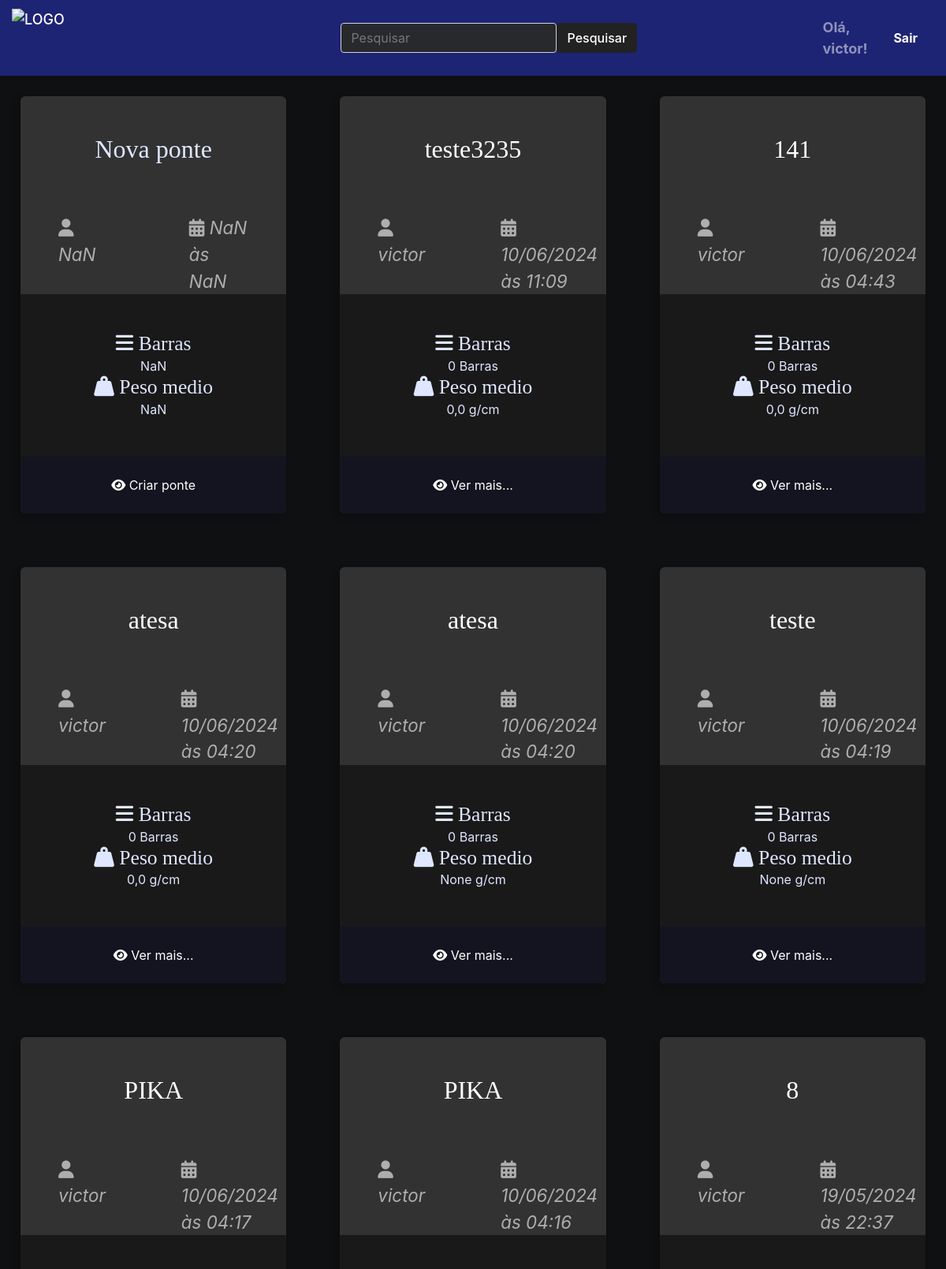
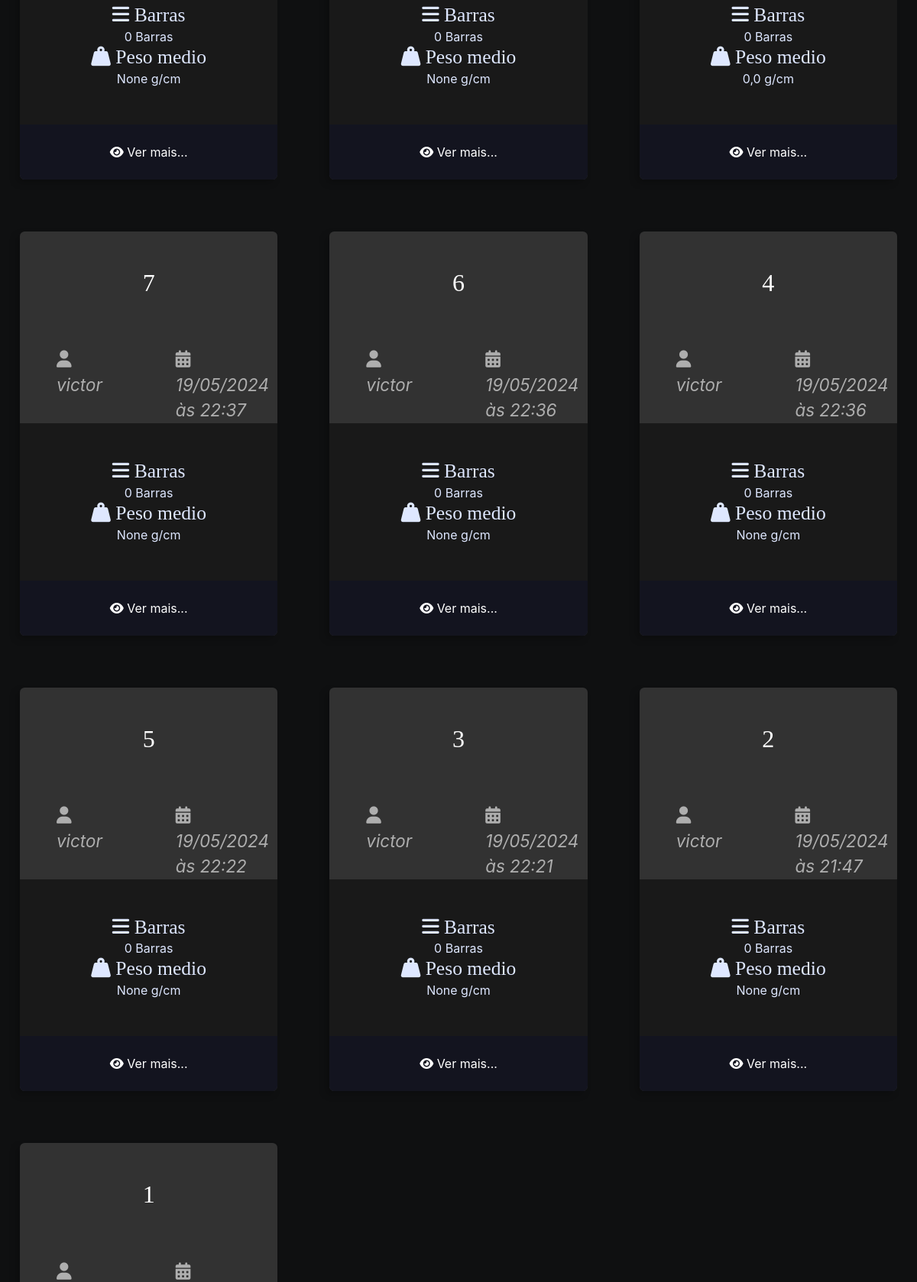
The app's page / (signed in, upper part) with its own data (2 pictures, top to bottom).
### ponte/models.py (models this page shows, shortened)
class Ponte(models.Model):
    autor = models.ForeignKey(User, on_delete=models.CASCADE)
    nome_ponte = models.CharField(max_length=50)
    peso_linear = models.FloatField(null=True, blank=True)
    peso_metade = models.FloatField(null=True, blank=True)
    slug = models.SlugField(unique=True, blank=True, null=True)
    created_at = models.DateTimeField(auto_now_add=True)
    updated_at = models.DateTimeField(auto_now=True)
    cover = models.ImageField(upload_to='ponte/covers/%Y/%m/%d/', default='', blank=True)

### ponte/views.py (the view)
# urls.py: path('', index, name='index'),
def index(request):
    if request.user.is_authenticated:
        pontes = Ponte.objects.filter(autor=request.user).order_by('-id')
        return render(request, 'ponte/pages/home.html', context={'pontes': pontes})
    else:
        return render(request, 'ponte/pages/homeNL.html')

### ponte/templates/ponte/pages/home.html (shortened to what this page needs)
{% extends 'global/base.html' %}
{% load static %}
{% block content %}
<div class="main-content main-content-list container">
{% include 'ponte/partials/newponte.html' %}
{% for ponte in pontes %}
    {% include 'ponte/partials/pontes.html' %}
{% endfor %}
</div>
{% endblock content %}

### ponte/templates/ponte/partials/navbar1.html (shortened to what this page needs)
{% load static %}
<nav class="navbar navbar-dark bg-primary navbar-expand-lg p-0 w-100">
    <div class="container-fluid">
        <a class="navbar-brand"
            href="{% url 'index' %} ">
            <img src="{% static 'ponte/icons/logomarcacalc.png' %}"
                alt="Logo"
                width="150"
                height="80"
                class="d-inline-block align-text-top"
                style="filter: brightness(1.0)" />
        </a>
        <div class="collapse navbar-collapse"
            id="navbarNavDropdown">
            <ul class="navbar-nav">
                <li class="nav-item">
                </li>
            </ul>
        </div>
        <div class="container-fluid d-flex justify-content-center padding">
            <form class="d-flex">
                <input class="form-control me-2" type="search" placeholder="Pesquisar" aria-label="Pesquisar">
                <button class="btn btn-dark" type="submit">Pesquisar</button>
            </form>
        </div>
        {% if user.is_authenticated %}
        <span class="navbar-text">
            <strong>Olá, {{ user.username }}!</strong>
        </span>
        <form action="{% url 'logout' %}" method="post" class="d-inline">
            <button type="submit" class="btn btn-primary ml-2 mr-2 font-weight-bold" role="button">Sair</button>
        </form>
    {% else %}
        <a href="{% url 'login' %}" class="btn btn-primary ml-2 mr-2 font-weight-bold" role="button">Login</a>
        <a href="{% url 'register' %}" class="btn btn-primary ml-2 mr-2 font-weight-bold" role="button">Registrar</a>
    {% endif %}
    </div>
</nav>

### ponte/templates/ponte/partials/pontes.html
{% load static %}
<div class="ponte ponte-list-item">
    <div class="ponte-title-container">
        <h2 class="ponte-title">
            <a href="{% url 'ponte_detail' username=ponte.autor.username ponte_id=ponte.id %}">
                {{ ponte.nome_ponte }}
            </a>
        </h2>
    </div>
    <div class="ponte-infos">
        <div class="ponte-author">
            <span class="ponte-author-item">
                <i class="fas fa-user"></i>
                {% if ponte.autor.first_name %}
                {{ ponte.autor.first_name }} {{ ponte.autor.last_name }}
                {% else %}
                {{ ponte.autor.username }}
                {% endif %}
            </span>
        </div>
        <div class="ponte-date">
            <span class="ponte-date-item">
                <i class="fas fa-calendar-alt"></i>
                {{ ponte.created_at|date:"d/m/Y" }}<br> às
                {{ ponte.created_at|date:"H:i" }}
            </span>
        </div>
    </div>
    <div class="ponte-meta-container">
        <div class="ponte-meta ponte-barra">
            <h3 class="ponte-meta-title"><i class="fas fa-bars"></i>
                {% if ponte.barras.count == 1 %}
                Barra
                {% else %}
                Barras
                {% endif %}</h3>
            <div class="ponte-meta-text">
                {% if ponte.barras.count == 1 %}
                {{ ponte.barras.count }} Barra
                {% else %}
                {{ ponte.barras.count }} Barras
                {% endif %}
            </div>
        </div>
        <div class="ponte-meta ponte-pmedio">
            <h3 class="ponte-meta-title"><i class="fas fa-weight-hanging"></i> Peso medio</h3>
            <div class="ponte-meta-text">
                {{ ponte.peso_metade }} g/cm
            </div>
        </div>
    </div>
    <footer class="ponte-footer">
        <a class="ponte-read-more button button-dark button-full-width"
            href="{% url 'ponte_detail' username=ponte.autor.username ponte_id=ponte.id %}">
            <i class="fas fa-eye"></i>
            <span>Ver mais...</span>
        </a>
    </footer>
</div>

### ponte/static/ponte/css/ponte.css (style rules this page uses)
.main-content h1, .main-content h2, .main-content h3, .main-content h4, .main-content h5, .main-content h6 { font-family: var(--font-headings); }
.main-content-container .container { max-width: 144rem; margin: 0 auto; padding: var(--spacing-gutter-small); }
.main-content { padding-top: 0; }
.main-content-list { display: grid; grid-template-columns: repeat(auto-fit, minmax(340px, 1fr)); gap: var(--spacing-gutter-medium); }
.ponte { background: var(--color-gray-8); box-shadow: -5px 5px 10px rgba(0, 0, 0, 0.2); transform: scale(1); transition: all 300ms ease-in-out; border-radius: 0.4rem; overflow: hidden; }
.ponte-list-item { max-width: 64rem; margin: 10px; }
.ponte-title-container { display: flex; justify-content: center; align-items: center; padding: var(--spacing-gutter-medium); padding-bottom: 2rem; }
.ponte-title a { color: white; text-decoration: none; }
.ponte-author { padding: 0 var(--spacing-gutter-medium); }
.ponte-date { padding: 0 var(--spacing-gutter-medium); }
.ponte-infos { padding-top: 2rem; display: flex; justify-content: space-between; }
.ponte-author-item { color: var(--color-gray-3); font-style: italic; font-size: 1.4rem; text-align: left }
.ponte-date-item { color: var(--color-gray-3); font-style: italic; font-size: 1.4rem; text-align: right; }
.ponte-meta-container { display: flex; flex-flow: row wrap; padding: var(--spacing-gutter-medium); background: var(--color-gray-9); }
.ponte-meta { display: flex; flex-flow: column nowrap; flex-shrink: 1; flex-grow: 1; text-align: center; }
.ponte-meta-title { font-size: 1.6rem; }
.ponte-footer { margin-top: auto; width: 100%; }
.ponte-footer a { background: var(--color-primary-dark); display: block; color: var(--color-white); text-decoration: none; text-align: center; padding: 1.5rem var(--spacing-gutter-medium); transition: all 300ms ease-in-out; }

### records on screen
Ponte: nome_ponte "teste3235", autor.username "victor", created_at "10/06/2024", created_at "11:09", shows "Barras", barras.count "0", peso_metade "0,0"
Ponte: nome_ponte "141", autor.username "victor", created_at "10/06/2024", created_at "04:43", shows "Barras", barras.count "0", peso_metade "0,0"
Ponte: nome_ponte "atesa", autor.username "victor", created_at "10/06/2024", created_at "04:20", shows "Barras", barras.count "0", peso_metade "0,0"
Ponte: nome_ponte "atesa", autor.username "victor", created_at "10/06/2024", created_at "04:20", shows "Barras", barras.count "0", peso_metade "None"
Ponte: nome_ponte "teste", autor.username "victor", created_at "10/06/2024", created_at "04:19", shows "Barras", barras.count "0", peso_metade "None"
Ponte: nome_ponte "PIKA", autor.username "victor", created_at "10/06/2024", created_at "04:17", shows "Barras", barras.count "0", peso_metade "None"
Ponte: nome_ponte "PIKA", autor.username "victor", created_at "10/06/2024", created_at "04:16", shows "Barras", barras.count "0", peso_metade "None"
Ponte: nome_ponte "8", autor.username "victor", created_at "19/05/2024", created_at "22:37", shows "Barras", barras.count "0", peso_metade "0,0"
Ponte: nome_ponte "7", autor.username "victor", created_at "19/05/2024", created_at "22:37", shows "Barras", barras.count "0", peso_metade "None"
Ponte: nome_ponte "6", autor.username "victor", created_at "19/05/2024", created_at "22:36", shows "Barras", barras.count "0", peso_metade "None"
Ponte: nome_ponte "4", autor.username "victor", created_at "19/05/2024", created_at "22:36", shows "Barras", barras.count "0", peso_metade "None"
Ponte: nome_ponte "5", autor.username "victor", created_at "19/05/2024", created_at "22:22", shows "Barras", barras.count "0", peso_metade "None"
Ponte: nome_ponte "3", autor.username "victor", created_at "19/05/2024", created_at "22:21", shows "Barras", barras.count "0", peso_metade "None"
Ponte: nome_ponte "2", autor.username "victor", created_at "19/05/2024", created_at "21:47", shows "Barras", barras.count "0", peso_metade "None"
Ponte: nome_ponte "1"

### other values on screen
{{ user.username }} "victor"
